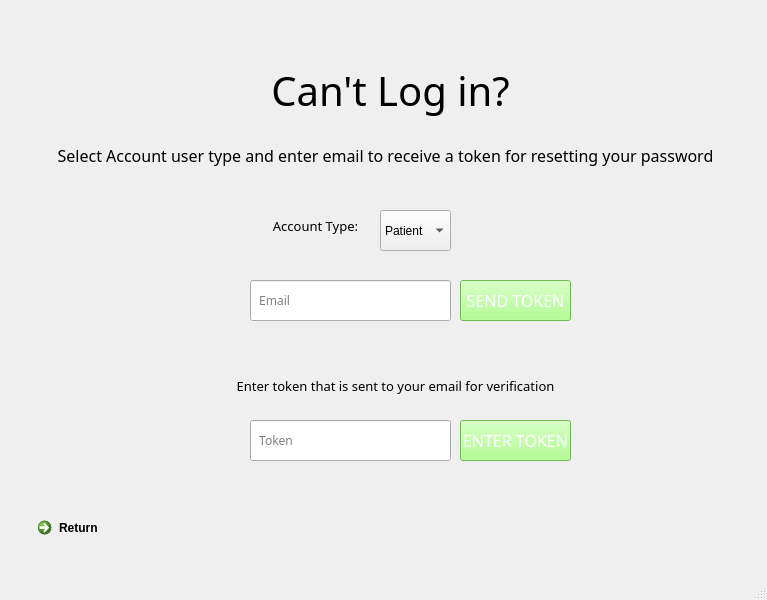
<?xml version="1.0" encoding="UTF-8"?>
<ui version="4.0">
 <class>MainWindow</class>
 <widget class="QMainWindow" name="MainWindow">
  <property name="geometry">
   <rect>
    <x>0</x>
    <y>0</y>
    <width>767</width>
    <height>600</height>
   </rect>
  </property>
  <property name="windowTitle">
   <string>MainWindow</string>
  </property>
  <widget class="QWidget" name="centralwidget">
   <widget class="QLabel" name="Welcome_label_2">
    <property name="enabled">
     <bool>true</bool>
    </property>
    <property name="geometry">
     <rect>
      <x>210</x>
      <y>50</y>
      <width>361</width>
      <height>81</height>
     </rect>
    </property>
    <property name="sizePolicy">
     <sizepolicy hsizetype="Preferred" vsizetype="Preferred">
      <horstretch>0</horstretch>
      <verstretch>0</verstretch>
     </sizepolicy>
    </property>
    <property name="font">
     <font>
      <family>Yu Gothic UI Semibold</family>
      <pointsize>30</pointsize>
      <weight>7</weight>
      <italic>false</italic>
      <bold>false</bold>
     </font>
    </property>
    <property name="layoutDirection">
     <enum>Qt::LeftToRight</enum>
    </property>
    <property name="autoFillBackground">
     <bool>false</bool>
    </property>
    <property name="styleSheet">
     <string notr="true">
font: 63 30pt &quot;Yu Gothic UI Semibold&quot;;</string>
    </property>
    <property name="text">
     <string>Can't Log in?</string>
    </property>
    <property name="alignment">
     <set>Qt::AlignCenter</set>
    </property>
   </widget>
   <widget class="QLabel" name="AccountLabel">
    <property name="enabled">
     <bool>true</bool>
    </property>
    <property name="geometry">
     <rect>
      <x>180</x>
      <y>200</y>
      <width>271</width>
      <height>51</height>
     </rect>
    </property>
    <property name="sizePolicy">
     <sizepolicy hsizetype="Preferred" vsizetype="Preferred">
      <horstretch>0</horstretch>
      <verstretch>0</verstretch>
     </sizepolicy>
    </property>
    <property name="font">
     <font>
      <family>Yu Gothic UI Semibold</family>
      <pointsize>10</pointsize>
      <weight>7</weight>
      <italic>false</italic>
      <bold>false</bold>
     </font>
    </property>
    <property name="layoutDirection">
     <enum>Qt::LeftToRight</enum>
    </property>
    <property name="autoFillBackground">
     <bool>false</bool>
    </property>
    <property name="styleSheet">
     <string notr="true">
font: 63 10pt &quot;Yu Gothic UI Semibold&quot;;
</string>
    </property>
    <property name="text">
     <string>Account Type:</string>
    </property>
    <property name="alignment">
     <set>Qt::AlignCenter</set>
    </property>
   </widget>
   <widget class="QComboBox" name="UserType">
    <property name="geometry">
     <rect>
      <x>380</x>
      <y>210</y>
      <width>71</width>
      <height>41</height>
     </rect>
    </property>
    <item>
     <property name="text">
      <string>Patient</string>
     </property>
    </item>
    <item>
     <property name="text">
      <string>Clinic</string>
     </property>
    </item>
    <item>
     <property name="text">
      <string>Doctor</string>
     </property>
    </item>
   </widget>
   <widget class="QLineEdit" name="Email_line">
    <property name="geometry">
     <rect>
      <x>250</x>
      <y>280</y>
      <width>201</width>
      <height>41</height>
     </rect>
    </property>
    <property name="font">
     <font>
      <family>Bahnschrift Light</family>
     </font>
    </property>
    <property name="placeholderText">
     <string>  Email</string>
    </property>
   </widget>
   <widget class="QLabel" name="Welcome_label_6">
    <property name="enabled">
     <bool>true</bool>
    </property>
    <property name="geometry">
     <rect>
      <x>50</x>
      <y>130</y>
      <width>671</width>
      <height>51</height>
     </rect>
    </property>
    <property name="sizePolicy">
     <sizepolicy hsizetype="Preferred" vsizetype="Preferred">
      <horstretch>0</horstretch>
      <verstretch>0</verstretch>
     </sizepolicy>
    </property>
    <property name="font">
     <font>
      <family>Yu Gothic UI Semibold</family>
      <pointsize>12</pointsize>
      <weight>7</weight>
      <italic>false</italic>
      <bold>false</bold>
     </font>
    </property>
    <property name="layoutDirection">
     <enum>Qt::LeftToRight</enum>
    </property>
    <property name="autoFillBackground">
     <bool>false</bool>
    </property>
    <property name="styleSheet">
     <string notr="true">
font: 63 12pt &quot;Yu Gothic UI Semibold&quot;;
</string>
    </property>
    <property name="text">
     <string>Select Account user type and enter email to receive a token for resetting your password</string>
    </property>
    <property name="alignment">
     <set>Qt::AlignCenter</set>
    </property>
   </widget>
   <widget class="QPushButton" name="SendToken">
    <property name="geometry">
     <rect>
      <x>460</x>
      <y>280</y>
      <width>111</width>
      <height>41</height>
     </rect>
    </property>
    <property name="font">
     <font>
      <family>Bahnschrift SemiLight SemiConde</family>
      <pointsize>12</pointsize>
     </font>
    </property>
    <property name="autoFillBackground">
     <bool>false</bool>
    </property>
    <property name="styleSheet">
     <string notr="true">background-color: #9dff73;
color: #FFFFFF;
</string>
    </property>
    <property name="text">
     <string>SEND TOKEN</string>
    </property>
    <property name="autoDefault">
     <bool>false</bool>
    </property>
   </widget>
   <widget class="QCommandLinkButton" name="ReturnToLogin">
    <property name="geometry">
     <rect>
      <x>30</x>
      <y>510</y>
      <width>185</width>
      <height>41</height>
     </rect>
    </property>
    <property name="text">
     <string>Return</string>
    </property>
   </widget>
   <widget class="QLineEdit" name="Token_line">
    <property name="geometry">
     <rect>
      <x>250</x>
      <y>420</y>
      <width>201</width>
      <height>41</height>
     </rect>
    </property>
    <property name="font">
     <font>
      <family>Bahnschrift Light</family>
     </font>
    </property>
    <property name="placeholderText">
     <string>  Token</string>
    </property>
   </widget>
   <widget class="QPushButton" name="EnterToken">
    <property name="geometry">
     <rect>
      <x>460</x>
      <y>420</y>
      <width>111</width>
      <height>41</height>
     </rect>
    </property>
    <property name="font">
     <font>
      <family>Bahnschrift SemiLight SemiConde</family>
      <pointsize>12</pointsize>
     </font>
    </property>
    <property name="autoFillBackground">
     <bool>false</bool>
    </property>
    <property name="styleSheet">
     <string notr="true">background-color: #9dff73;
color: #FFFFFF;
</string>
    </property>
    <property name="text">
     <string>ENTER TOKEN</string>
    </property>
    <property name="autoDefault">
     <bool>false</bool>
    </property>
   </widget>
   <widget class="QLabel" name="Welcome_label_7">
    <property name="enabled">
     <bool>true</bool>
    </property>
    <property name="geometry">
     <rect>
      <x>120</x>
      <y>360</y>
      <width>551</width>
      <height>51</height>
     </rect>
    </property>
    <property name="sizePolicy">
     <sizepolicy hsizetype="Preferred" vsizetype="Preferred">
      <horstretch>0</horstretch>
      <verstretch>0</verstretch>
     </sizepolicy>
    </property>
    <property name="font">
     <font>
      <family>Yu Gothic UI Semibold</family>
      <pointsize>10</pointsize>
      <weight>7</weight>
      <italic>false</italic>
      <bold>false</bold>
     </font>
    </property>
    <property name="layoutDirection">
     <enum>Qt::LeftToRight</enum>
    </property>
    <property name="autoFillBackground">
     <bool>false</bool>
    </property>
    <property name="styleSheet">
     <string notr="true">
font: 63 10pt &quot;Yu Gothic UI Semibold&quot;;
</string>
    </property>
    <property name="text">
     <string>Enter token that is sent to your email for verification</string>
    </property>
    <property name="alignment">
     <set>Qt::AlignCenter</set>
    </property>
   </widget>
  </widget>
  <widget class="QStatusBar" name="statusbar"/>
 </widget>
 <resources/>
 <connections/>
</ui>
